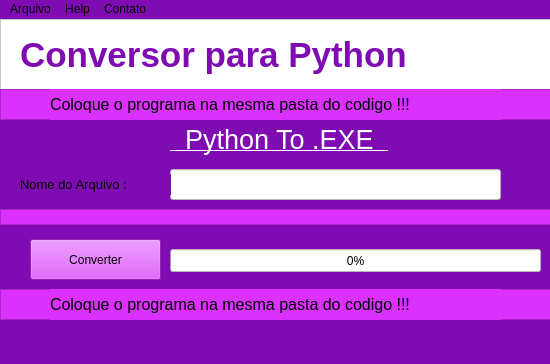
<?xml version="1.0" encoding="UTF-8"?>
<ui version="4.0">
 <class>MainWindow</class>
 <widget class="QMainWindow" name="MainWindow">
  <property name="geometry">
   <rect>
    <x>0</x>
    <y>0</y>
    <width>550</width>
    <height>364</height>
   </rect>
  </property>
  <property name="windowTitle">
   <string>Coversor para Python</string>
  </property>
  <property name="styleSheet">
   <string notr="true">background-color: rgb(127, 12, 178);</string>
  </property>
  <widget class="QWidget" name="centralwidget">
   <widget class="QLabel" name="label_2">
    <property name="geometry">
     <rect>
      <x>170</x>
      <y>100</y>
      <width>261</width>
      <height>41</height>
     </rect>
    </property>
    <property name="font">
     <font>
      <pointsize>20</pointsize>
      <weight>50</weight>
      <bold>false</bold>
      <underline>true</underline>
     </font>
    </property>
    <property name="styleSheet">
     <string notr="true">color: rgb(255, 255, 255);</string>
    </property>
    <property name="text">
     <string>  Python To .EXE  </string>
    </property>
   </widget>
   <widget class="QFrame" name="frame">
    <property name="geometry">
     <rect>
      <x>0</x>
      <y>0</y>
      <width>571</width>
      <height>71</height>
     </rect>
    </property>
    <property name="styleSheet">
     <string notr="true">background-color: rgb(255, 255, 255);</string>
    </property>
    <property name="frameShape">
     <enum>QFrame::StyledPanel</enum>
    </property>
    <property name="frameShadow">
     <enum>QFrame::Raised</enum>
    </property>
    <widget class="QLabel" name="label">
     <property name="geometry">
      <rect>
       <x>20</x>
       <y>10</y>
       <width>501</width>
       <height>52</height>
      </rect>
     </property>
     <property name="font">
      <font>
       <pointsize>26</pointsize>
       <weight>75</weight>
       <italic>false</italic>
       <bold>true</bold>
      </font>
     </property>
     <property name="styleSheet">
      <string notr="true">color: rgb(127, 12, 178);</string>
     </property>
     <property name="text">
      <string>Conversor para Python</string>
     </property>
    </widget>
   </widget>
   <widget class="QPushButton" name="pushButton_3">
    <property name="geometry">
     <rect>
      <x>30</x>
      <y>220</y>
      <width>131</width>
      <height>41</height>
     </rect>
    </property>
    <property name="styleSheet">
     <string notr="true">background-color: rgb(218, 49, 254);</string>
    </property>
    <property name="text">
     <string>Converter</string>
    </property>
   </widget>
   <widget class="QProgressBar" name="progressBar">
    <property name="geometry">
     <rect>
      <x>170</x>
      <y>230</y>
      <width>371</width>
      <height>23</height>
     </rect>
    </property>
    <property name="styleSheet">
     <string notr="true">background-color: rgb(255, 255, 255);</string>
    </property>
    <property name="value">
     <number>0</number>
    </property>
   </widget>
   <widget class="QLabel" name="label_8">
    <property name="geometry">
     <rect>
      <x>190</x>
      <y>430</y>
      <width>201</width>
      <height>20</height>
     </rect>
    </property>
    <property name="text">
     <string/>
    </property>
   </widget>
   <widget class="QFrame" name="frame_4">
    <property name="geometry">
     <rect>
      <x>0</x>
      <y>70</y>
      <width>571</width>
      <height>31</height>
     </rect>
    </property>
    <property name="styleSheet">
     <string notr="true">background-color: rgb(218, 49, 254);</string>
    </property>
    <property name="frameShape">
     <enum>QFrame::StyledPanel</enum>
    </property>
    <property name="frameShadow">
     <enum>QFrame::Raised</enum>
    </property>
    <widget class="QLabel" name="label_3">
     <property name="geometry">
      <rect>
       <x>50</x>
       <y>0</y>
       <width>451</width>
       <height>31</height>
      </rect>
     </property>
     <property name="font">
      <font>
       <pointsize>12</pointsize>
      </font>
     </property>
     <property name="text">
      <string>Coloque o programa na mesma pasta do codigo !!!</string>
     </property>
    </widget>
   </widget>
   <widget class="QLineEdit" name="lineEdit">
    <property name="geometry">
     <rect>
      <x>170</x>
      <y>150</y>
      <width>331</width>
      <height>31</height>
     </rect>
    </property>
    <property name="styleSheet">
     <string notr="true">background-color: rgb(255, 255, 255);</string>
    </property>
    <property name="text">
     <string/>
    </property>
   </widget>
   <widget class="QLabel" name="label_4">
    <property name="geometry">
     <rect>
      <x>20</x>
      <y>155</y>
      <width>151</width>
      <height>21</height>
     </rect>
    </property>
    <property name="font">
     <font>
      <pointsize>10</pointsize>
      <weight>50</weight>
      <italic>false</italic>
      <bold>false</bold>
      <underline>false</underline>
      <kerning>true</kerning>
     </font>
    </property>
    <property name="text">
     <string>Nome do Arquivo :</string>
    </property>
   </widget>
   <widget class="QFrame" name="frame_5">
    <property name="geometry">
     <rect>
      <x>0</x>
      <y>270</y>
      <width>571</width>
      <height>31</height>
     </rect>
    </property>
    <property name="styleSheet">
     <string notr="true">background-color: rgb(218, 49, 254);</string>
    </property>
    <property name="frameShape">
     <enum>QFrame::StyledPanel</enum>
    </property>
    <property name="frameShadow">
     <enum>QFrame::Raised</enum>
    </property>
    <widget class="QLabel" name="label_5">
     <property name="geometry">
      <rect>
       <x>50</x>
       <y>0</y>
       <width>451</width>
       <height>31</height>
      </rect>
     </property>
     <property name="font">
      <font>
       <pointsize>12</pointsize>
      </font>
     </property>
     <property name="text">
      <string>Coloque o programa na mesma pasta do codigo !!!</string>
     </property>
    </widget>
   </widget>
   <widget class="QFrame" name="frame_6">
    <property name="geometry">
     <rect>
      <x>0</x>
      <y>190</y>
      <width>571</width>
      <height>16</height>
     </rect>
    </property>
    <property name="styleSheet">
     <string notr="true">background-color: rgb(218, 49, 254);</string>
    </property>
    <property name="frameShape">
     <enum>QFrame::StyledPanel</enum>
    </property>
    <property name="frameShadow">
     <enum>QFrame::Raised</enum>
    </property>
   </widget>
  </widget>
  <widget class="QMenuBar" name="menubar">
   <property name="geometry">
    <rect>
     <x>0</x>
     <y>0</y>
     <width>550</width>
     <height>26</height>
    </rect>
   </property>
   <widget class="QMenu" name="menuAbrir">
    <property name="title">
     <string>Arquivo</string>
    </property>
    <addaction name="separator"/>
    <addaction name="actionAbrir"/>
    <addaction name="actionSair"/>
   </widget>
   <widget class="QMenu" name="menuHelp">
    <property name="title">
     <string>Help</string>
    </property>
    <addaction name="separator"/>
    <addaction name="actionTurorial"/>
   </widget>
   <widget class="QMenu" name="menuContato">
    <property name="title">
     <string>Contato</string>
    </property>
    <addaction name="actionEntrar_em_Contato"/>
   </widget>
   <addaction name="menuAbrir"/>
   <addaction name="menuHelp"/>
   <addaction name="menuContato"/>
  </widget>
  <widget class="QStatusBar" name="statusbar"/>
  <action name="actionAbrir">
   <property name="text">
    <string>Abrir</string>
   </property>
  </action>
  <action name="actionSair">
   <property name="text">
    <string>Sair</string>
   </property>
  </action>
  <action name="actionTurorial">
   <property name="text">
    <string>Turorial</string>
   </property>
  </action>
  <action name="actionEntrar_em_Contato">
   <property name="text">
    <string>Entrar em Contato</string>
   </property>
  </action>
 </widget>
 <resources/>
 <connections/>
</ui>
